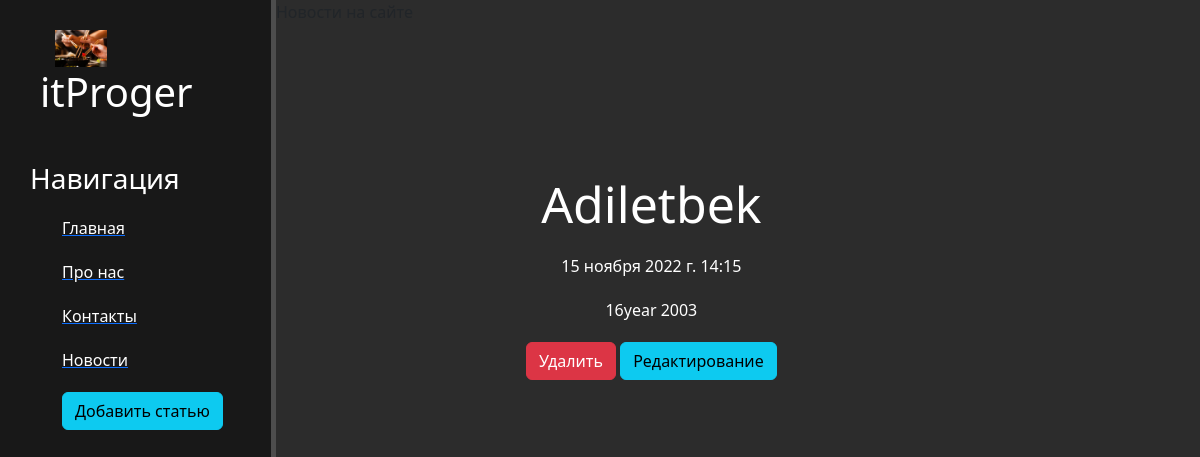
Page /news/4 on the committed database.
### news/models.py (models this page shows, shortened)
class Article(models.Model):
    title = models.CharField('Название',max_length=50)
    anons = models.CharField('Анонс',max_length=250)
    full_text = models.TextField('Статья',)
    date = models.DateTimeField('Дата публикации',)
    class Meta:
        verbose_name = 'Новость'
        verbose_name_plural = 'Новости'

### news/views.py (the view)
# urls.py: path('<int:pk>', views.NewsDetailView.as_view(), name='news-detail'),
class NewsDetailView(DetailView):
    model = Article
    template_name = 'news/news-detail.html'
    context_object_name = 'article'

### news/templates/news/news-detail.html (shortened to what this page needs)
{% extends 'main/layout.html' %}
{% block content %}
    <div class="features">
        <h1>{{ article.title }}</h1>
         <p>{{ article.date }}</p>
         <p>{{ article.full_text }}</p>
        <a href="{% url 'news-delete' article.id %}" class="btn btn-danger">Удалить</a>
        <a href="{% url 'news-update' article.id %}" class="btn btn-info">Редактирование</a>
    </div>
{% endblock %}

### main/static/main/css/main.css (style rules this page uses)
body { background:#2c2c2c; }
.features { float: left; color: #fff; margin-top: 150px; margin-left: 250px; text-align: center; weight: 150%; }
.features h1 { font-size: 50px }
.features p { max-width: 400px; margin:20px auto }

### rows in the picture
Article: title "Adiletbek", date "15 ноября 2022 г. 14:15", full_text "16year 2003"
